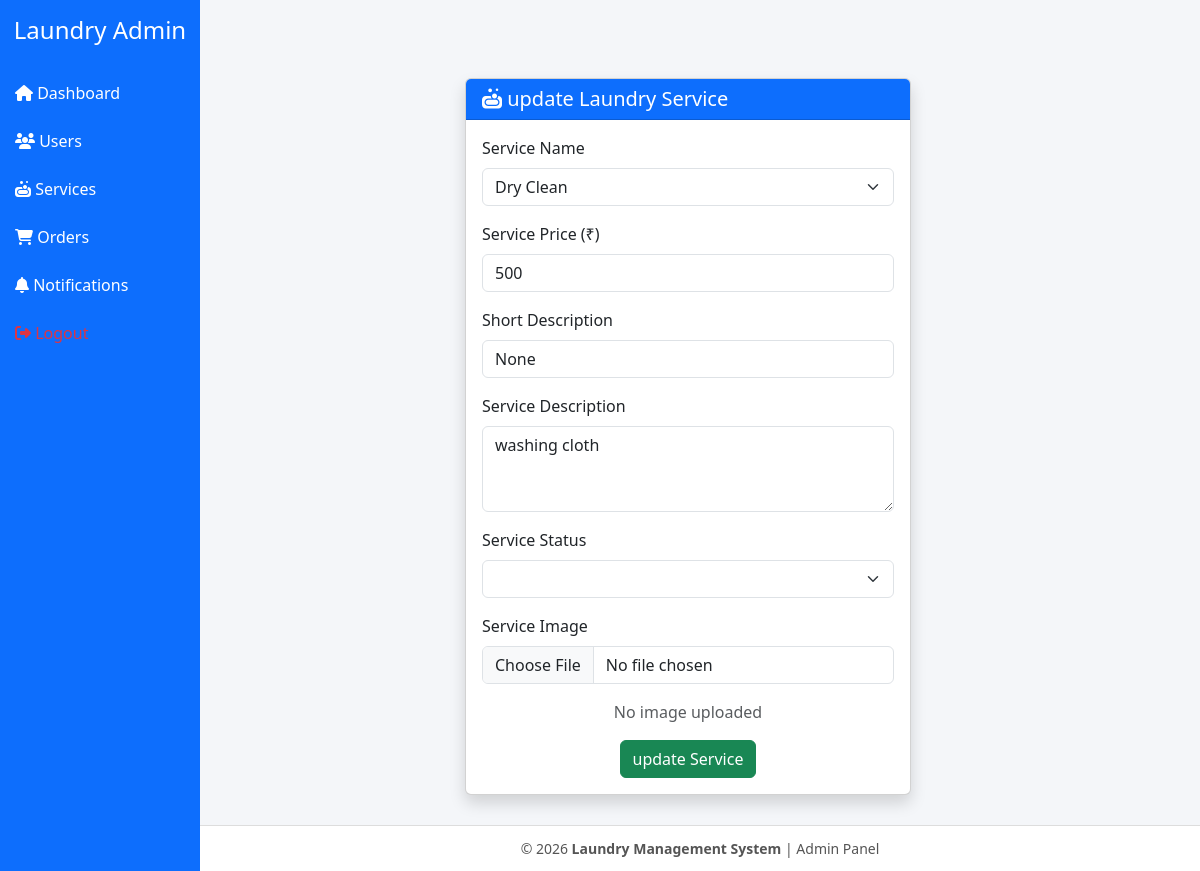
The app's page /Admin_Panel/Edite_serviese/1/, older data.
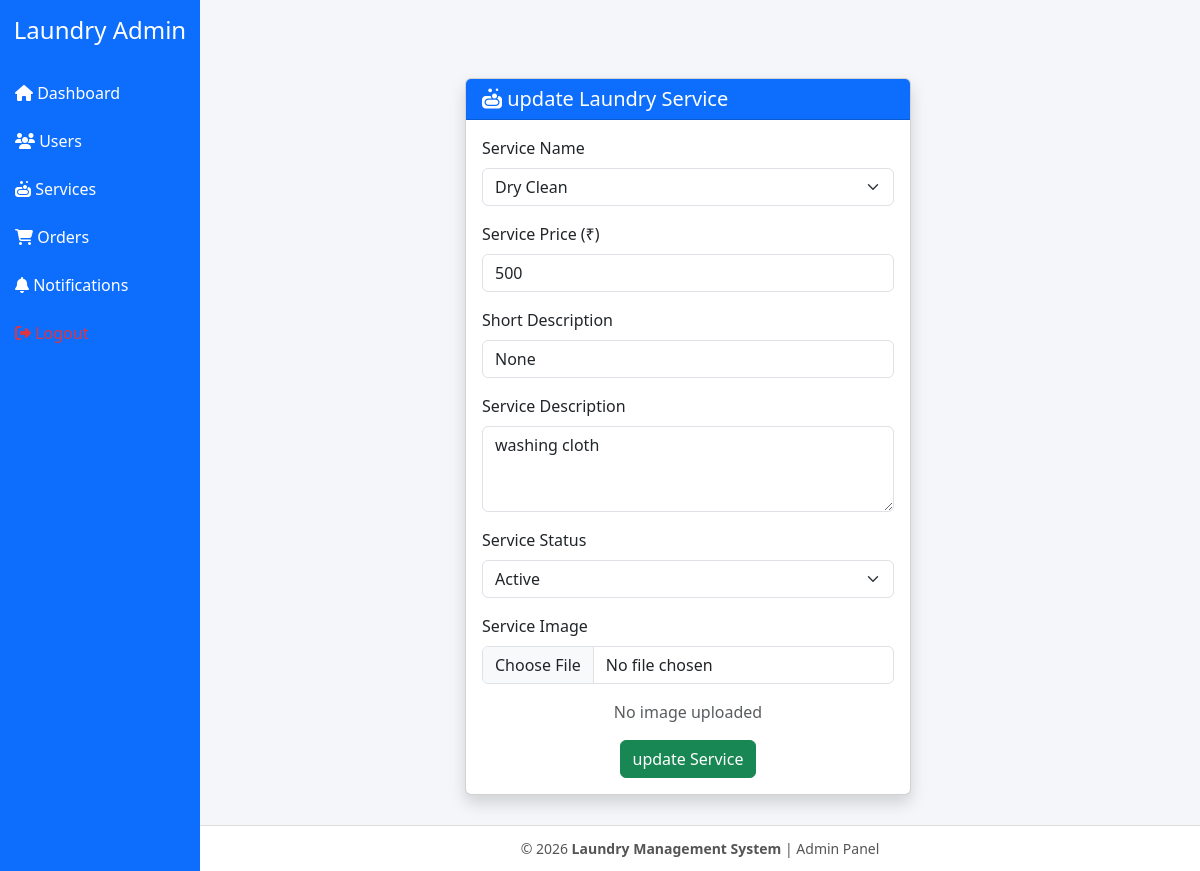
The same page, newer data.
### Admin_Panel/models.py (models this page shows)
class Serviece_DB(models.Model):
    service_name=models.CharField(max_length=100,null=True,blank=True)
    service_price=models.IntegerField(null=True,blank=True)
    service_short_desc = models.TextField(max_length=100, null=True, blank=True)
    service_description=models.TextField(max_length=400,null=True,blank=True)
    service_status=models.CharField(max_length=100,null=True,blank=True)
    service_image = models.ImageField(upload_to="serviece_images", null=True, blank=True)

### Admin_Panel/views.py (the view)
# urls.py: path('Edite_serviese/<int:s_id>/', views.Edite_serviese, name='Edite_serviese'),
def Edite_serviese(request, s_id):
    data = Serviece_DB.objects.get(id=s_id)
    return render(request, 'Edite_serviese.html',
                  {'data': data})

### Admin_Panel/templates/Edite_serviese.html (shortened to what this page needs)
{% extends 'base.html' %}
{% block content %}
<div class="row mt-4">
    <div class="col-md-6 mx-auto">
        <div class="card shadow">
            <div class="card-header bg-primary text-white">
                <h5 class="mb-0">
                    <i class="fa fa-soap"></i> update Laundry Service
                </h5>
            </div>
            <div class="card-body">
                <form method="post" action="{% url 'update_servies' s_id=data.id %}" enctype="multipart/form-data">
                    <div class="mb-3">
                        <label class="form-label">Service Name</label>
                        <select class="form-select" name="service_name" required>
                            <option value="">{{data.service_name}}</option>
                        </select>
                    </div>
                    <div class="mb-3">
                        <label class="form-label">Service Price (₹)</label>
                        <input type="number" name="price" class="form-control" value="{{data.service_price}}"
                               placeholder="Enter price" required>
                    </div>
                    <div class="mb-3">
                        <label class="form-label">Short Description</label>
                        <input type="text"
                               name="short_description"
                               class="form-control"
                               maxlength="100"
                               value="{{data.service_short_desc}}"
                               placeholder="Enter short description (max 100 characters)">
                    </div>
                    <div class="mb-3">
                        <label class="form-label">Service Description</label>
                        <textarea name="description" class="form-control" rows="3" placeholder="Enter service details">{{data.service_description}}</textarea>
                    </div>
                    <div class="mb-3">
                        <label class="form-label">Service Status</label>
                        <select class="form-select" name="status">
                            <option value="">{{data.service_status}}</option>
                            <option value="Active">Active</option>
                        </select>
                    </div>
                    <div class="mb-3">
                        <label class="form-label">Service Image</label>
                        <input type="file" name="service_image" class="form-control" accept="image/*">
                    </div>
                    <div class="mb-3 text-center">
                        {% if data.service_image %}
                        <img src="{{ data.service_image.url }}" width="120" class="rounded shadow">
                        {% else %}
                        <p class="text-muted">No image uploaded</p>
                        {% endif %}
                    </div>
                    <div class="text-center">
                        <button type="submit" class="btn btn-success">
                            update Service
                        </button>
                    </div>
                </form>
            </div>
        </div>
    </div>
</div>
{% endblock %}

Row changes from the older to the newer data that the page shows:
changed Serviece_DB "Dry Clean": status (not shown) → "Active"
